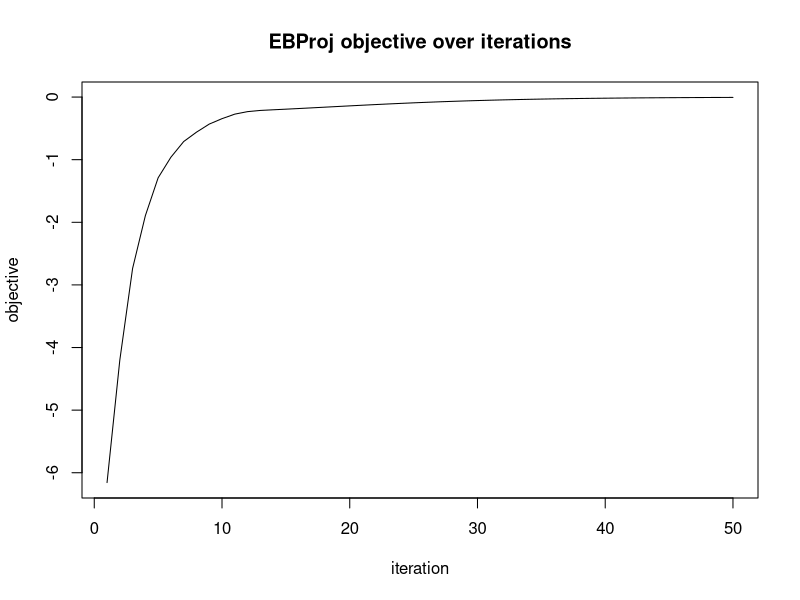
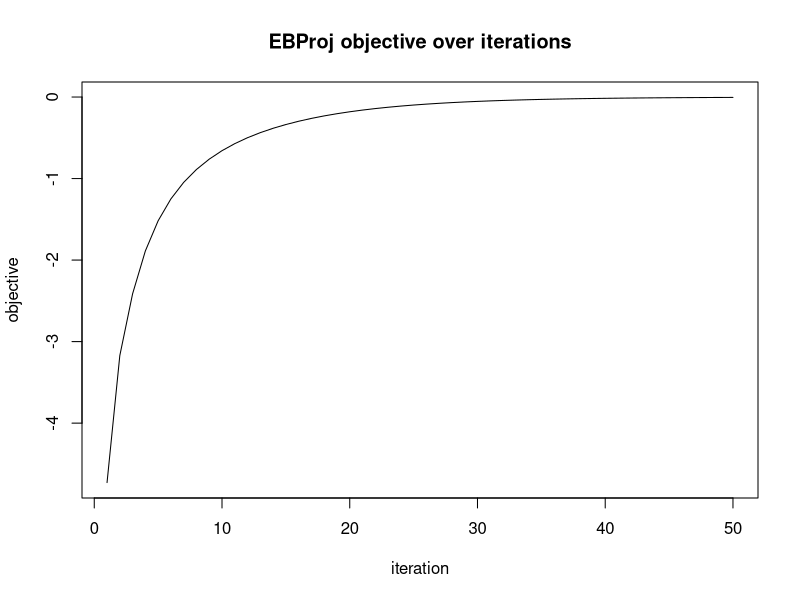
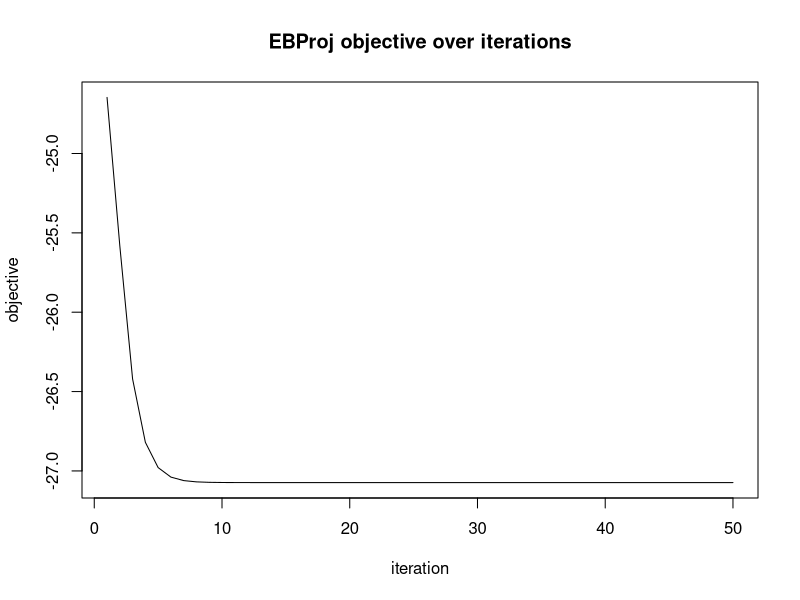
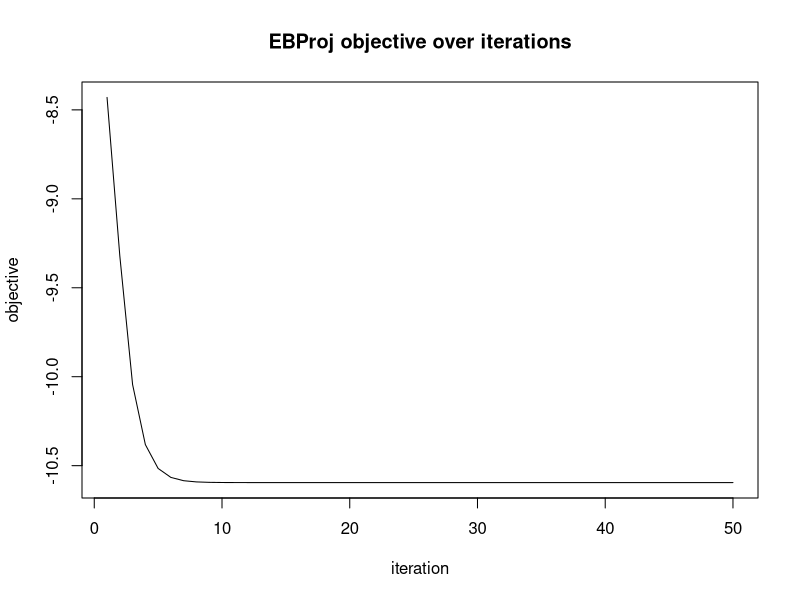
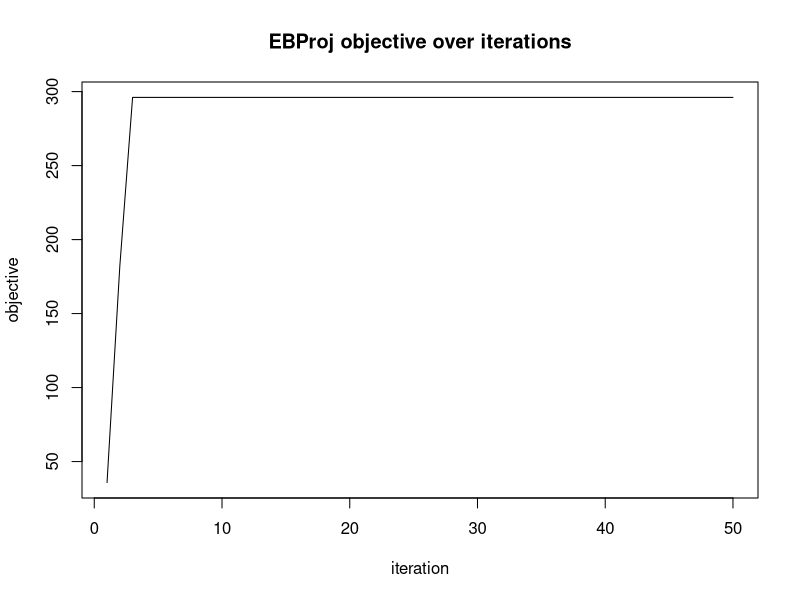
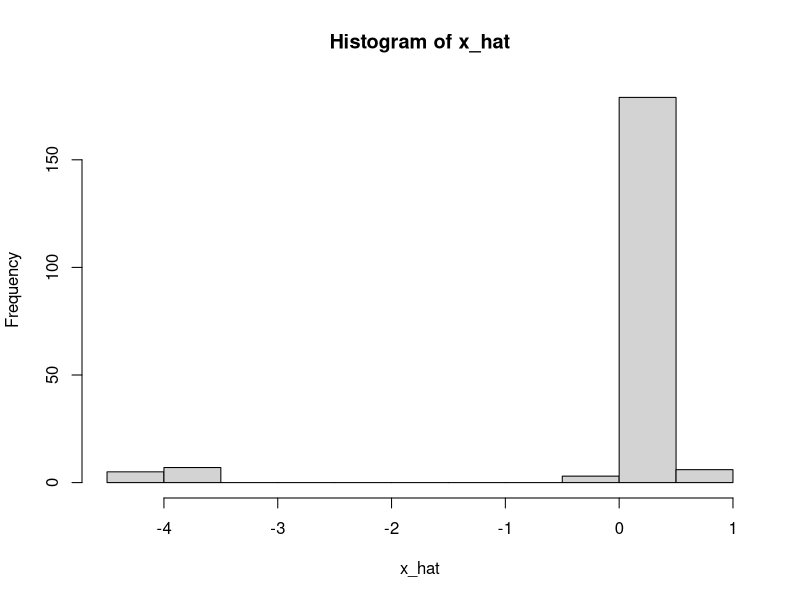
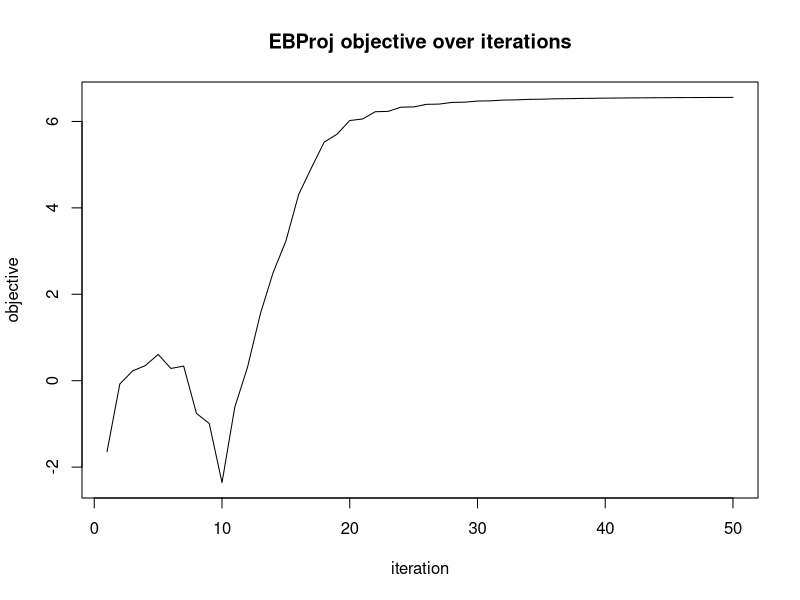
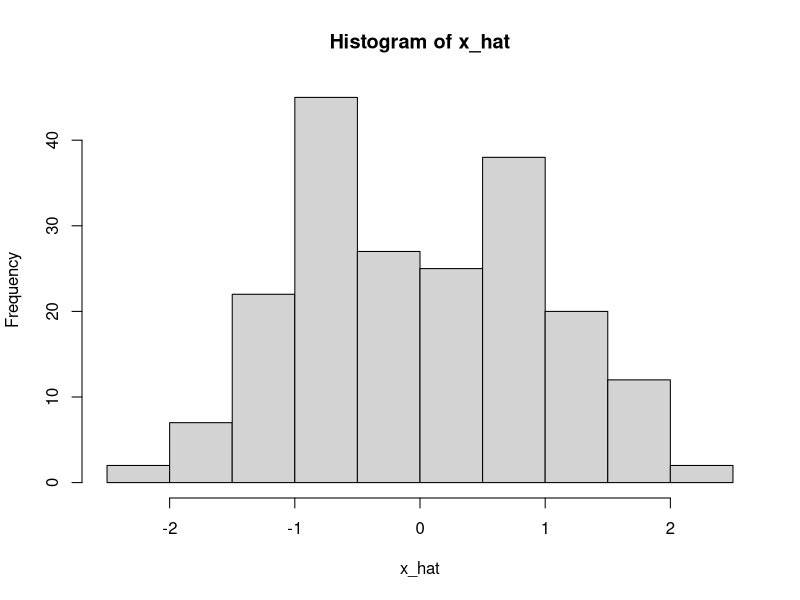

Source code (R) for these figures, in order:
## ---- chunk 1
# log Z(x, g, sigma2) for binary prior g = (1-p) delta_{y0} + p delta_{y1}
log_Z_binary = function(x, y_0, y_1, p, sigma2) {
  lp0 = log(1 - p) + (2*x*y_0 - y_0^2) / (2*sigma2)
  lp1 = log(p)     + (2*x*y_1 - y_1^2) / (2*sigma2)
  m   = pmax(lp0, lp1)
  log(exp(lp0 - m) + exp(lp1 - m)) + m
}

# posterior probability of y_1
post_prob1 = function(x, y_0, y_1, p, sigma2) {
  lp0 = log(1 - p) + (2*x*y_0 - y_0^2) / (2*sigma2)
  lp1 = log(p)     + (2*x*y_1 - y_1^2) / (2*sigma2)
  m   = pmax(lp0, lp1)
  e0  = exp(lp0 - m);  e1 = exp(lp1 - m)
  e1 / (e0 + e1)
}

# posterior mean M(x; sigma2, g)
post_mean_binary = function(x, y_0, y_1, p, sigma2) {
  pi1 = post_prob1(x, y_0, y_1, p, sigma2)
  (1 - pi1)*y_0 + pi1*y_1
}

# dM/dx = pi1*(1-pi1)*(y1-y0)^2 / sigma2
post_mean_deriv_binary = function(x, y_0, y_1, p, sigma2) {
  pi1 = post_prob1(x, y_0, y_1, p, sigma2)
  pi1 * (1 - pi1) * (y_1 - y_0)^2 / sigma2
}
## ---- chunk 2
ebproj_init = function(U, b=0, c = 1, tau=NULL, sigma2=NULL, w=NULL) {
  n   = nrow(U)
  k   = ncol(U)
  nu  = n - k - 2*b
  if (!is.null(tau) && !is.null(sigma2))
    stop("specify at most one of tau and sigma2")
  if (is.null(tau) && is.null(sigma2)) tau = 1
  if (is.null(sigma2)) sigma2 = n / (nu * tau)
  if (is.null(tau))    tau    = n / (nu * sigma2)
  d   = rep(n, k)   # S = UDU' = nUU' = nP
  
  if(is.null(w)){
    w   = rnorm(k)
    w   = w / sqrt(sum(d * w^2))   # normalise to w'Dw = 1
  }
  
  fit = list(
    U         = U,
    d         = d,
    b         = b,
    n         = n,
    k         = k,
    nu        = nu,
    sigma2    = sigma2,
    w         = w,
    c         = c,     # scale factor; effective atoms are c*y_0, c*y_1
    y_0       = -1,
    y_1       = 1,
    p         = 0.5,
    objective = NULL,
    tau       = tau
  )
  return(fit)
}
## ---- chunk 3
#initializes by first running fastICA (with c=sigma^2) to get w, and then
ebproj_init_fastica = function(U, b=0){
#  fit = ebproj_init(U, b)              # default tau=1, so sigma2 = n/nu
#  fit$c = fit$sigma2                   # set c = sigma2 = n/nu
  
  fit = ebproj_init(U, b, sigma2=1)              # default tau=1, so sigma2 = n/nu
  fit$c = fit$sigma2                   # set c = sigma2 = n/nu
  fit = ebproj_fit(fit, g_update = "none", fix_tau = TRUE, verbose=TRUE)
  x = ebproj_calc_x(fit)
  
  fit = ebproj_init(U,b,w=fit$w,c=mean(x*tanh(x)), sigma2=mean(x*tanh(x)))
#  fit$c      = mean(x * tanh(x))
#  fit$sigma2 = fit$c                   # so that sigma2 = c
#  fit$tau    = fit$n / (fit$nu * fit$sigma2)
  return(fit)
}

ebproj_calc_x = function(fit){
  as.vector(fit$U %*% (fit$d * fit$w))
}
## ---- chunk 4
ebproj_objective = function(fit) {
  ey0 = fit$c * fit$y_0;  ey1 = fit$c * fit$y_1   # effective atoms
  x   = ebproj_calc_x(fit)
  J   = sum(log_Z_binary(x, ey0, ey1, fit$p, fit$sigma2))
  obj = (fit$nu/2) * (log(fit$tau) - fit$tau + 1) + J
  return(obj)
}
## ---- chunk 5
kl_binary = function(pi1, p) {
  pi0 = 1 - pi1
  # clamp to avoid log(0)
  pi0 = pmax(pi0, 1e-300);  pi1 = pmax(pi1, 1e-300)
  sum(pi0 * log(pi0 / (1 - p)) + pi1 * log(pi1 / p))
}

ebproj_primal_objective = function(fit) {
  ey0 = fit$c * fit$y_0;  ey1 = fit$c * fit$y_1
  x    = ebproj_calc_x(fit)
  pi1  = post_prob1(x, ey0, ey1, fit$p, fit$sigma2)
  vbar = post_mean_binary(x, ey0, ey1, fit$p, fit$sigma2)

  Uv   = as.vector(t(fit$U) %*% vbar)
  Uq   = sum((1 - pi1) * ey0^2 + pi1 * ey1^2)   # E_q[v'v] second moment
  # rho_hat = vbar' P vbar / U_q, with P = S/n and S = UDU'
  rho  = sum(fit$d * Uv^2) / (fit$n * Uq)

  kl   = kl_binary(pi1, fit$p)
  obj  = (fit$nu/2) * (log(fit$tau) - fit$tau * (1 - rho) + 1) - kl
  return(obj)
}
## ---- chunk 6
ebproj_update_w = function(fit, hessian = "ica", eps = 1e-6) {
  ey0 = fit$c * fit$y_0;  ey1 = fit$c * fit$y_1
  x        = ebproj_calc_x(fit)          # UDw, length n
  Mx       = post_mean_binary(x, ey0, ey1, fit$p, fit$sigma2)
  Mpx      = post_mean_deriv_binary(x, ey0, ey1, fit$p, fit$sigma2)

  w_target = as.vector(t(fit$U) %*% Mx)                    # U^T M(x), length k

  # diagonal of S: S_ii = sum_j U_ij^2 d_j
  S_diag = as.vector((fit$U^2) %*% fit$d)                  # length n

  H_diag = switch(hessian,
    diag  = { c_j = as.vector(t(fit$U^2) %*% Mpx); c_j * fit$d },
    trace = { c_t = sum(Mpx * S_diag) / sum(fit$d); c_t * fit$d },
    iso   = { c_i = sum(Mpx * S_diag) / fit$k; rep(c_i, fit$k) },
    ica   = { c_c = sum(Mpx); rep(c_c, fit$k) },
    none  = rep(0, fit$k),
    stop("hessian must be one of: 'diag', 'trace', 'iso', 'ica', 'none'")
  )

  # Lagrange multiplier; ensure lambda > max(H_diag) for positive definiteness
  lambda = max(sum(fit$d * fit$w * w_target), max(H_diag) + eps)

  w_new  = (w_target - H_diag * fit$w) / (lambda - H_diag)
  # normalise to w'Dw = 1
  scale  = sqrt(sum(fit$d * w_new^2))
  fit$w  = w_new / scale
  return(fit)
}

# Full EM update for binary prior: update (p, y_0, y_1), reset c = 1.
# Since (c, y_0, y_1, p) ~ (1, c*y_0, c*y_1, p) the parameterisation is
# over-complete; we absorb c into y_0, y_1 after each full update.
ebproj_update_g = function(fit) {
  ey0 = fit$c * fit$y_0;  ey1 = fit$c * fit$y_1
  x   = ebproj_calc_x(fit)
  pi1 = post_prob1(x, ey0, ey1, fit$p, fit$sigma2)
  pi0 = 1 - pi1

  fit$p   = mean(pi1)
  fit$y_0 = sum(pi0 * x) / sum(pi0)   # effective atom absorbed into y_0
  fit$y_1 = sum(pi1 * x) / sum(pi1)   # effective atom absorbed into y_1
  fit$c   = 1                          # reset after absorbing scale
  return(fit)
}

# Scale-only update: fix the base prior g_0 = (p, y_0, y_1) and optimise c by
# maximising J(w, c*g_0) over c > 0 via 1-D exact optimisation.
ebproj_update_c = function(fit) {
  x = ebproj_calc_x(fit)
  obj_c = function(log_c) {
    cc = exp(log_c)
    sum(log_Z_binary(x, cc * fit$y_0, cc * fit$y_1, fit$p, fit$sigma2))
  }
  res   = optimize(obj_c, c(-5, 5), maximum = TRUE)
  fit$c = exp(res$maximum)
  return(fit)
}

# Constrained g_0 update: fix c, optimise p with y0, y1 determined by
# mean-0, unit-variance constraint: y1 = sqrt((1-p)/p), y0 = -sqrt(p/(1-p)).
ebproj_update_g0 = function(fit) {
  x = ebproj_calc_x(fit)
  obj_p = function(logit_p) {
    pp  = 1 / (1 + exp(-logit_p))
    y1  =  sqrt((1 - pp) / pp)
    y0  = -sqrt(pp / (1 - pp))
    sum(log_Z_binary(x, fit$c * y0, fit$c * y1, pp, fit$sigma2))
  }
  res      = optimize(obj_p, c(-5, 5), maximum = TRUE)
  pp       = 1 / (1 + exp(-res$maximum))
  fit$p    = pp
  fit$y_1  =  sqrt((1 - pp) / pp)
  fit$y_0  = -sqrt(pp / (1 - pp))
  return(fit)
}

# update tau using rho = vbar' P vbar / U_q, tau = 1/(1-rho); refresh sigma2
ebproj_update_tau = function(fit) {
  ey0  = fit$c * fit$y_0;  ey1 = fit$c * fit$y_1
  x    = ebproj_calc_x(fit)
  pi1  = post_prob1(x, ey0, ey1, fit$p, fit$sigma2)
  vbar = post_mean_binary(x, ey0, ey1, fit$p, fit$sigma2)

  # P = S/n = U D U'/n, so vbar' P vbar = (1/n) (U'vbar)' D (U'vbar)
  Uv         = as.vector(t(fit$U) %*% vbar)
  Uq         = sum((1 - pi1) * ey0^2 + pi1 * ey1^2)   # E_q[v'v] second moment
  rho        = sum(fit$d * Uv^2) / (fit$n * Uq)
  fit$tau    = 1 / (1 - rho)
  fit$sigma2 = fit$n / (fit$nu * fit$tau)
  return(fit)
}
## ---- chunk 7
# Updates tau, g, w in that order.
# g_update: "g"    = full EM update of (p, y_0, y_1), reset c = 1
#           "c"    = update scale c only, fix g_0
#           "g0"   = update p under mean-0, unit-var constraint, fix c
#           "none" = freeze g entirely
ebproj_fit = function(fit, hessian = "ica",
                      fix_w = FALSE, g_update = "g", fix_tau = FALSE,
                      max_iter = 200, tol = 1e-6, verbose = FALSE) {
  fit$objective = ebproj_objective(fit)

  for (iter in seq_len(max_iter)) {
    if (!fix_tau) fit = ebproj_update_tau(fit)

    fit = switch(g_update,
      g    = ebproj_update_g(fit),
      c    = ebproj_update_c(fit),
      g0   = ebproj_update_g0(fit),
      none = fit,
      stop("g_update must be one of: 'g', 'c', 'g0', 'none'")
    )

    if (!fix_w) fit = ebproj_update_w(fit, hessian = hessian)
    
    obj_new = ebproj_objective(fit)

    if (verbose)
      cat(sprintf("iter %3d  obj = %.6f  tau = %.4f  p = %.4f  c = %.2f y0 = %.3f  y1 = %.3f\n",
                  iter, obj_new, fit$tau, fit$p, fit$c, fit$y_0, fit$y_1))

    if (!is.null(fit$objective) && abs(obj_new - fit$objective) < tol) {
      fit$objective = obj_new
      break
    }
    fit$objective = obj_new
  }
  fit$iter = iter
  return(fit)
}
## ---- chunk 8
set.seed(1)
n = 200; p_dim = 1000; k = 10

# true source: binary with p = 0.5
p_true = 0.5
s_raw  = as.numeric(runif(n) < p_true)
s_true = (s_raw - p_true) / sqrt(p_true * (1 - p_true))   # zero-mean, unit-var

# mix into high-dimensional data
a = rnorm(p_dim)
a = a / sqrt(sum(a^2))
X = outer(a, s_true) + matrix(rnorm(p_dim * n, 0, 0.1), p_dim, n)
## ---- chunk 9
Xcenter = X - rowMeans(X)
sv = svd(Xcenter, nu = 0, nv = k)
U  = sv$v              # n x k
## ---- chunk 10
fit = ebproj_init_fastica(U,b=k/2)
fit = ebproj_fit(fit, max_iter = 200, g_update = "none", fix_tau = TRUE, verbose = TRUE)
fit = ebproj_fit(fit, max_iter = 200, g_update = "c", fix_tau = TRUE, verbose = TRUE)
# check recovery: x = UDw gives the n-vector of projections
x_hat = ebproj_calc_x(fit)
cat(sprintf("Correlation with true source: %.4f\n", abs(cor(x_hat, s_true))))
## ---- chunk 11
fit = ebproj_fit(fit, max_iter = 200, verbose = TRUE)
cat(sprintf("Converged in %d iterations\n", fit$iter))
cat(sprintf("Estimated p = %.3f (true = %.3f)\n", fit$p, p_true))
cat(sprintf("y_0 = %.3f, y_1 = %.3f\n", fit$y_0, fit$y_1))

# check recovery: x = UDw gives the n-vector of projections
x_hat = ebproj_calc_x(fit)
cat(sprintf("Correlation with true source: %.4f\n", abs(cor(x_hat, s_true))))
## ---- chunk 12
set.seed(2)
fit_verbose = ebproj_init(U, b = 1)
objs = numeric(50)
for (iter in 1:50) {
  fit_verbose = ebproj_update_tau(fit_verbose)
  fit_verbose = ebproj_update_g(fit_verbose)
  fit_verbose = ebproj_update_w(fit_verbose)
  objs[iter]  = ebproj_objective(fit_verbose)
}
plot(objs, type = "l", xlab = "iteration", ylab = "objective",
     main = "EBProj objective over iterations")
## ---- chunk 13
set.seed(2)
fit_verbose = ebproj_init(U, b = 1)
objs = numeric(50)
for (iter in 1:50) {
  fit_verbose = ebproj_update_tau(fit_verbose)
  fit_verbose = ebproj_update_g(fit_verbose)
  fit_verbose = ebproj_update_w(fit_verbose, hessian="none")
  objs[iter]  = ebproj_objective(fit_verbose)
}
plot(objs, type = "l", xlab = "iteration", ylab = "objective",
     main = "EBProj objective over iterations")
## ---- chunk 14
set.seed(2)
fit_verbose = ebproj_init(U, b = 1)
objs = numeric(50)
objs_primal = numeric(50)
for (iter in 1:50) {
  fit_verbose = ebproj_update_tau(fit_verbose)
  objs[iter]  = ebproj_objective(fit_verbose)
  objs_primal[iter] = ebproj_primal_objective(fit_verbose)
}
plot(objs, type = "l", xlab = "iteration", ylab = "objective",
     main = "EBProj objective over iterations")
plot(objs_primal, type = "l", xlab = "iteration", ylab = "objective",
     main = "EBProj objective over iterations")
## ---- chunk 15
# plot objective over iterations to check convergence
set.seed(2)
fit_verbose = ebproj_init_fastica(U, b = 1)
objs = numeric(50)
for (iter in 1:50) {
  fit_verbose = ebproj_update_tau(fit_verbose)
  fit_verbose = ebproj_update_g(fit_verbose)
  fit_verbose = ebproj_update_w(fit_verbose)
  objs[iter]  = ebproj_objective(fit_verbose)
}
plot(objs, type = "l", xlab = "iteration", ylab = "objective",
     main = "EBProj objective over iterations")
## ---- chunk 16
set.seed(1)
n = 200; p_dim = 1000; k = 10

# true source: binary with p = 0.1
p_true = 0.1
s_raw  = as.numeric(runif(n) < p_true)
s_true = (s_raw - p_true) / sqrt(p_true * (1 - p_true))   # zero-mean, unit-var

# mix into high-dimensional data
a = rnorm(p_dim)
a = a / sqrt(sum(a^2))
X = outer(a, s_true) + matrix(rnorm(p_dim * n, 0, 0.1), p_dim, n)
## ---- chunk 17
Xcenter = X - rowMeans(X)
sv = svd(Xcenter, nu = 0, nv = k)
U  = sv$v              # n x k
## ---- chunk 18
fit = ebproj_init_fastica(U, b = k/2)
fit = ebproj_fit(fit, max_iter = 200, g_update = "none", fix_tau = TRUE, verbose = TRUE)
fit = ebproj_fit(fit, max_iter = 200, g_update = "c", fix_tau = TRUE, verbose = TRUE)
# check recovery: x = UDw gives the n-vector of projections
x_hat = ebproj_calc_x(fit)
cat(sprintf("Correlation with true source: %.4f\n", abs(cor(x_hat, s_true))))
## ---- chunk 19
fit = ebproj_fit(fit, max_iter = 200, verbose = TRUE)
cat(sprintf("Converged in %d iterations\n", fit$iter))
cat(sprintf("Estimated p = %.3f (true = %.3f)\n", fit$p, p_true))
cat(sprintf("y_0 = %.3f, y_1 = %.3f\n", fit$y_0, fit$y_1))

# check recovery: x = UDw gives the n-vector of projections
x_hat = ebproj_calc_x(fit)
cat(sprintf("Correlation with true source: %.4f\n", abs(cor(x_hat, s_true))))
hist(x_hat)
## ---- chunk 20
fit = ebproj_fit(fit, max_iter = 200, verbose=TRUE, g_update="g0")
## ---- chunk 21
fit = ebproj_fit(fit, max_iter = 200, verbose=TRUE)
## ---- chunk 22
set.seed(2)
fit_verbose = ebproj_init(U, b = 1)
objs = numeric(50)
for (iter in 1:50) {
  fit_verbose = ebproj_update_tau(fit_verbose)
  fit_verbose = ebproj_update_g(fit_verbose)
  fit_verbose = ebproj_update_w(fit_verbose)
  objs[iter]  = ebproj_objective(fit_verbose)
}
plot(objs, type = "l", xlab = "iteration", ylab = "objective",
     main = "EBProj objective over iterations")
x_hat = ebproj_calc_x(fit_verbose)
cat(sprintf("Correlation with true source: %.4f\n", abs(cor(x_hat, s_true))))
hist(x_hat)
## ---- chunk 23
set.seed(2)
fit = ebproj_init(U, b = 1, tau = 1)
fit = ebproj_fit(fit, max_iter = 200, fix_tau=TRUE, verbose = TRUE)
## ---- chunk 24
set.seed(2)
fit = ebproj_init(U, b = 1, tau = 1)
fit = ebproj_fit(fit, max_iter = 200, fix_tau=TRUE, g_update = "g0", verbose = TRUE)
x_hat = ebproj_calc_x(fit)
hist(x_hat)
## ---- chunk 25
set.seed(1)
n = 200; p_dim = 1000; k = 10

# true source: binary with p = 0.1
p_true = 0.2
s_raw  = as.numeric(runif(n) < p_true)
s_true = (s_raw - p_true) / sqrt(p_true * (1 - p_true))   # zero-mean, unit-var

# mix into high-dimensional data
a = rnorm(p_dim)
a = a / sqrt(sum(a^2))
X = outer(a, s_true) + matrix(rnorm(p_dim * n, 0, 0.1), p_dim, n)
## ---- chunk 26
Xcenter = X - rowMeans(X)
sv = svd(Xcenter, nu = 0, nv = k)
U  = sv$v              # n x k
## ---- chunk 27
set.seed(3)
fit = ebproj_init_fastica(U, b = k/2)
fit = ebproj_fit(fit, max_iter = 200, g_update = "none", fix_tau = TRUE, verbose = TRUE)
fit = ebproj_fit(fit, max_iter = 200, g_update = "c", fix_tau = TRUE, verbose = TRUE)
# check recovery: x = UDw gives the n-vector of projections
x_hat = ebproj_calc_x(fit)
cat(sprintf("Correlation with true source: %.4f\n", abs(cor(x_hat, s_true))))
hist(x_hat)
## ---- chunk 28
fit = ebproj_fit(fit, max_iter = 200, verbose = TRUE)
cat(sprintf("Converged in %d iterations\n", fit$iter))
cat(sprintf("Estimated p = %.3f (true = %.3f)\n", fit$p, p_true))
cat(sprintf("y_0 = %.3f, y_1 = %.3f\n", fit$y_0, fit$y_1))

# check recovery: x = UDw gives the n-vector of projections
x_hat = ebproj_calc_x(fit)
cat(sprintf("Correlation with true source: %.4f\n", abs(cor(x_hat, s_true))))
hist(x_hat)
## ---- chunk 29
fit = ebproj_fit(fit, max_iter = 200, verbose=TRUE, g_update="g0")
## ---- chunk 30
fit = ebproj_fit(fit, max_iter = 200, verbose=TRUE)
## ---- chunk 31
set.seed(2)
fit = ebproj_init_fastica(U, b = k/2)
fit = ebproj_fit(fit, max_iter = 200, g_update = "none", fix_tau = TRUE, verbose = TRUE)
fit = ebproj_fit(fit, max_iter = 200, g_update = "c", fix_tau = TRUE, verbose = TRUE)
# check recovery: x = UDw gives the n-vector of projections
x_hat = ebproj_calc_x(fit)
cat(sprintf("Correlation with true source: %.4f\n", abs(cor(x_hat, s_true))))
hist(x_hat)
## ---- chunk 32
set.seed(2)
fit_verbose = ebproj_init(U, b = 1)
objs = numeric(50)
for (iter in 1:50) {
  fit_verbose = ebproj_update_tau(fit_verbose)
  fit_verbose = ebproj_update_g(fit_verbose)
  fit_verbose = ebproj_update_w(fit_verbose)
  objs[iter]  = ebproj_objective(fit_verbose)
}
plot(objs, type = "l", xlab = "iteration", ylab = "objective",
     main = "EBProj objective over iterations")
x_hat = ebproj_calc_x(fit_verbose)
cat(sprintf("Correlation with true source: %.4f\n", abs(cor(x_hat, s_true))))
hist(x_hat)
## ---- chunk 33
set.seed(2)
fit = ebproj_init(U, b = 1, tau = 1)
fit = ebproj_fit(fit, max_iter = 200, fix_tau=TRUE, verbose = TRUE)
## ---- chunk 34
set.seed(2)
fit = ebproj_init(U, b = 1, tau = 1)
fit = ebproj_fit(fit, max_iter = 200, fix_tau=TRUE, g_update = "g0", verbose = TRUE)
x_hat = ebproj_calc_x(fit)
hist(x_hat)
